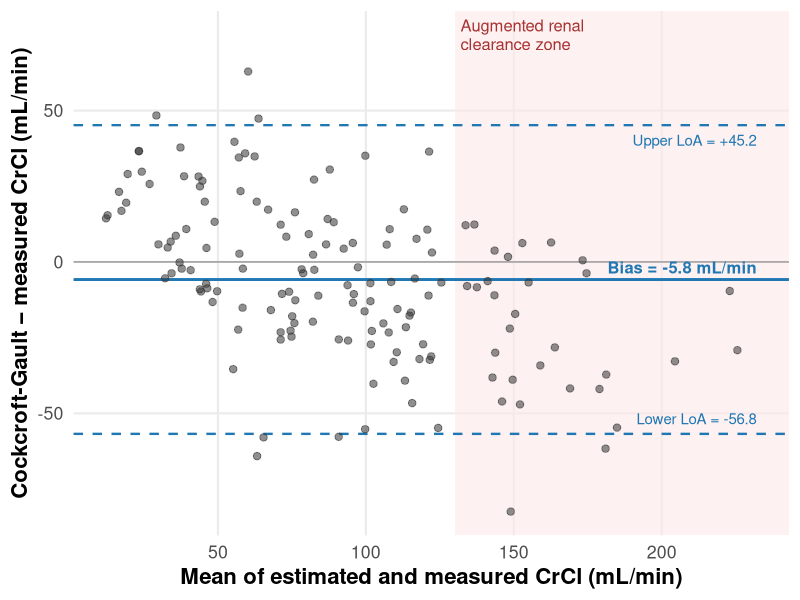

R code for this plot:
# =============================================================================
# Bland-Altman: Cockcroft-Gault estimated vs 8-h measured CrCl in ICU patients
# Simulates the typical pattern: bias near zero in mid-range,
# systematic underestimation in ARC, wide limits of agreement throughout.
# =============================================================================

suppressPackageStartupMessages({
  library(dplyr)
  library(ggplot2)
})

set.seed(2026)

n <- 150

# Simulate "true" measured CrCl (mL/min) — wide ICU distribution incl. ARC
measured <- pmax(5, rnorm(n, mean = 95, sd = 55))

# CG-estimated: systematic underestimation when measured is high,
# overestimation at low measured values, with substantial random noise.
# Mimic Baptista et al., Udy et al. reports.
bias_systematic <- 25 - 0.35 * measured     # nonzero structure
noise           <- rnorm(n, 0, 22)
estimated       <- pmax(5, measured + bias_systematic + noise)

df <- tibble(
  measured  = measured,
  estimated = estimated,
  mean_cl   = (measured + estimated) / 2,
  diff      = estimated - measured
)

mean_diff <- mean(df$diff)
sd_diff   <- sd(df$diff)
loa_low   <- mean_diff - 1.96 * sd_diff
loa_high  <- mean_diff + 1.96 * sd_diff

p <- ggplot(df, aes(x = mean_cl, y = diff)) +
  annotate("rect", xmin = 130, xmax = Inf, ymin = -Inf, ymax = Inf,
           fill = "#fde7e7", alpha = 0.6) +
  annotate("text", x = 132, y = 75, label = "Augmented renal\nclearance zone",
           hjust = 0, color = "#a83232", size = 4.2, lineheight = 0.95) +
  geom_hline(yintercept = 0, color = "grey60") +
  geom_hline(yintercept = mean_diff, color = "#1f77b4", linewidth = 1) +
  geom_hline(yintercept = c(loa_low, loa_high),
             color = "#1f77b4", linetype = "dashed", linewidth = 0.8) +
  geom_point(alpha = 0.55, size = 2.2, color = "#333333") +
  annotate("text", x = 232, y = mean_diff + 4,
           label = sprintf("Bias = %+.1f mL/min", mean_diff),
           hjust = 1, color = "#1f77b4", size = 4.2, fontface = "bold") +
  annotate("text", x = 232, y = loa_high - 5,
           label = sprintf("Upper LoA = %+.1f", loa_high),
           hjust = 1, color = "#1f77b4", size = 3.8) +
  annotate("text", x = 232, y = loa_low + 5,
           label = sprintf("Lower LoA = %.1f", loa_low),
           hjust = 1, color = "#1f77b4", size = 3.8) +
  labs(
    x = "Mean of estimated and measured CrCl (mL/min)",
    y = "Cockcroft-Gault − measured CrCl (mL/min)"
  ) +
  theme_minimal(base_size = 16, base_family = "sans") +
  theme(
    panel.grid.minor = element_blank(),
    axis.title = element_text(face = "bold")
  )

ggsave("figures/bland_altman_crcl.png", p,
       width = 11.2, height = 4.9, dpi = 300, bg = "white")
message("Saved figures/bland_altman_crcl.png")
